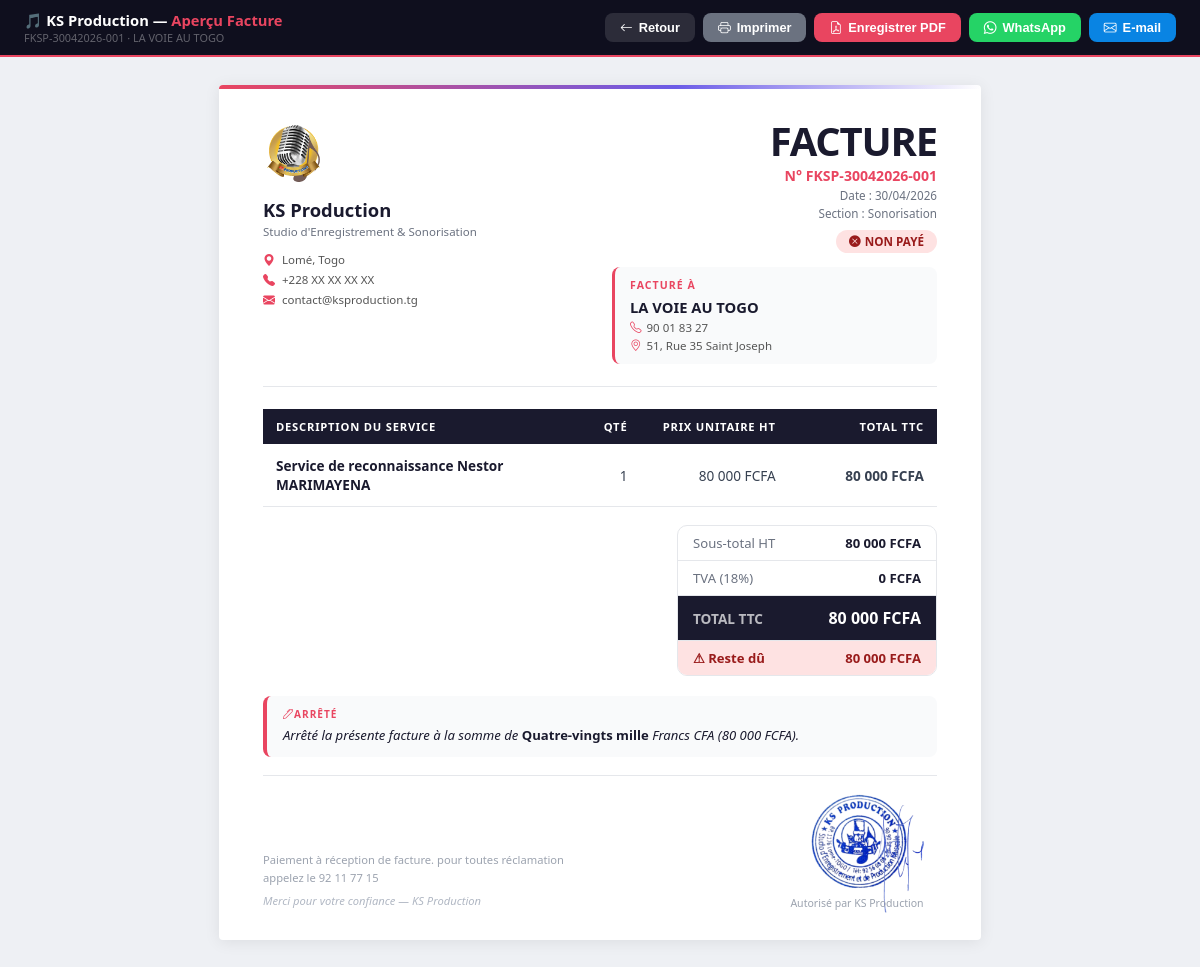
The app's page /factures/apercu/1 (signed in) with its own data.
### database.py (models this page shows)
class Parametres(db.Model):
    __tablename__         = 'parametres'
    id                    = db.Column(db.Integer, primary_key=True)
    nom_entreprise        = db.Column(db.String(100), default='KS Production')
    slogan                = db.Column(db.String(200), default="Studio d'Enregistrement & Sonorisation")
    adresse               = db.Column(db.String(200), default='Lomé, Togo')
    telephone             = db.Column(db.String(50),  default='+228 XX XX XX XX')
    email                 = db.Column(db.String(100), default='contact@ksproduction.tg')
    site_web              = db.Column(db.String(100), default='')
    nif                   = db.Column(db.String(50),  default='')
    rccm                  = db.Column(db.String(50),  default='')
    couleur_principale    = db.Column(db.String(10),  default='#e94560')
    mentions_legales      = db.Column(db.Text, default='Paiement à réception de facture. Tout retard de paiement entraîne des pénalités.')
    coordonnees_bancaires = db.Column(db.Text, default='')
    logo_filename         = db.Column(db.String(200), default='')
    cachet_filename       = db.Column(db.String(200), default='')

class Facture(db.Model):
    __tablename__  = 'factures'
    id             = db.Column(db.Integer, primary_key=True)
    numero         = db.Column(db.String(30), unique=True, nullable=False)
    date           = db.Column(db.DateTime, default=datetime.now)
    nom_client     = db.Column(db.String(100), nullable=False)
    service        = db.Column(db.String(200), nullable=False)
    montant_ttc    = db.Column(db.Float, nullable=False)
    mode_paiement  = db.Column(db.String(50))
    etat_paiement  = db.Column(db.String(20), default='Non Payer')
    type_operation = db.Column(db.String(20), default='Recettes')
    categorie      = db.Column(db.String(20), default='Facture')
    section        = db.Column(db.String(50))
    cree_par       = db.Column(db.String(50))
    montant_paye   = db.Column(db.Float, default=0)
    reste_du       = db.Column(db.Float, default=0)

class Client(db.Model):
    __tablename__ = 'clients'
    id        = db.Column(db.Integer, primary_key=True)
    numero    = db.Column(db.String(20), unique=True)
    nom       = db.Column(db.String(100), nullable=False)
    adresse   = db.Column(db.String(200))
    telephone = db.Column(db.String(20))
    email     = db.Column(db.String(100))
    nif       = db.Column(db.String(50))
    rccm      = db.Column(db.String(50))

class LigneFacture(db.Model):
    __tablename__ = 'lignes_facture'
    id            = db.Column(db.Integer, primary_key=True)
    facture_id    = db.Column(db.Integer, db.ForeignKey('factures.id'), nullable=False)
    service       = db.Column(db.String(200), nullable=False)
    prix_unitaire = db.Column(db.Float, default=0)
    quantite      = db.Column(db.Integer, default=1)
    montant_ht    = db.Column(db.Float, default=0)
    montant_ttc   = db.Column(db.Float, default=0)
    facture       = db.relationship('Facture', backref=db.backref('lignes', lazy=True))

### app.py (the view)
@app.route('/factures/apercu/<int:id>')
def apercu_facture(id):
    if 'username' not in session:
        return redirect(url_for('login'))
    facture = Facture.query.get_or_404(id)
    client  = Client.query.filter_by(nom=facture.nom_client).first()
    params  = Parametres.query.first()
    lignes  = LigneFacture.query.filter_by(facture_id=facture.id).all()
    if not lignes:
        tva_taux   = 18
        montant_ht = round(facture.montant_ttc / (1 + tva_taux / 100), 2)
        lignes_display = [{'service': facture.service, 'quantite': 1, 'prix_unitaire': montant_ht, 'montant_ht': montant_ht, 'montant_ttc': facture.montant_ttc}]
    else:
        lignes_display = [{'service': l.service, 'quantite': l.quantite, 'prix_unitaire': l.prix_unitaire, 'montant_ht': l.montant_ht, 'montant_ttc': l.montant_ttc} for l in lignes]
    tva_taux  = 18
    total_ht  = sum(l['montant_ht'] for l in lignes_display)
    total_tva = round(facture.montant_ttc - total_ht, 2)
    return render_template('apercu_facture.html',
        facture=facture, client=client, params=params, lignes=lignes_display,
        total_ht=f"{total_ht:,.0f}".replace(',', ' '),
        total_tva=f"{total_tva:,.0f}".replace(',', ' '),
        montant_ttc=f"{facture.montant_ttc:,.0f}".replace(',', ' '),
        montant_paye=f"{facture.montant_paye:,.0f}".replace(',', ' '),
        reste_du=f"{facture.reste_du:,.0f}".replace(',', ' '),
        tva_taux=tva_taux, username=session['username'], role=session['role'],
    )

### templates/apercu_facture.html (shortened to what this page needs)
<!DOCTYPE html>
<html lang="fr">
<head>
    <link href="https://cdn.jsdelivr.net/npm/bootstrap-icons@1.10.5/font/bootstrap-icons.css" rel="stylesheet">
</head>
<body>
<div class="toolbar d-print-none">
    <div class="brand">
        🎵 {{ params.nom_entreprise if params else 'KS Production' }} — <em>Aperçu Facture</em>
        <small>{{ facture.numero }} · {{ facture.nom_client }}</small>
    </div>
    <div class="tb-btns">
        <button class="btn-tb btn-back" onclick="fermerFenetre()">
            <i class="bi bi-arrow-left"></i> Retour
        </button>
        <button class="btn-tb btn-print" onclick="window.print()">
            <i class="bi bi-printer"></i> Imprimer
        </button>
        <button class="btn-tb btn-save" id="btnSave" onclick="enregistrerPDF()">
            <i class="bi bi-file-earmark-pdf"></i> Enregistrer PDF
        </button>
        <button class="btn-tb btn-wa" id="btnWA" onclick="partager('whatsapp')">
            <i class="bi bi-whatsapp"></i> WhatsApp
        </button>
        <button class="btn-tb btn-mail" id="btnMail" onclick="partager('email')">
            <i class="bi bi-envelope"></i> E-mail
        </button>
    </div>
</div>
<div class="page-wrap" id="zonePDF">
<div class="facture">
    <div class="top-accent"></div>
    <div class="facture-inner">
        <div class="header">
            <div class="col-left">
                <div class="logo-block">
                    {% if params.logo_filename %}
                        <img src="/static/uploads/{{ params.logo_filename }}" alt="Logo">
                    {% else %}
                        <div class="logo-placeholder">🎵</div>
                    {% endif %}
                    <div class="company-name">{{ params.nom_entreprise }}</div>
                    <div class="company-tagline">{{ params.slogan }}</div>
                </div>
                <div class="company-info">
                    {% if params.adresse %}<div class="info-row"><i class="bi bi-geo-alt-fill"></i> {{ params.adresse }}</div>{% endif %}
                    {% if params.telephone %}<div class="info-row"><i class="bi bi-telephone-fill"></i> {{ params.telephone }}</div>{% endif %}
                    {% if params.email %}<div class="info-row"><i class="bi bi-envelope-fill"></i> {{ params.email }}</div>{% endif %}
                </div>
            </div>
            <div class="col-right">
                <div class="facture-title">FACTURE</div>
                <div class="facture-ref">N° {{ facture.numero }}</div>
                <div class="facture-meta">Date : {{ facture.date.strftime('%d/%m/%Y') }}</div>
                <div class="facture-meta">Section : {{ facture.section or '—' }}</div>
                <div>
                    {% if facture.etat_paiement == 'Payer' %}
                        <span class="badge badge-paye"><i class="bi bi-check-circle-fill"></i> PAYÉ</span>
                    {% elif facture.etat_paiement == 'Partiel' %}
                        <span class="badge badge-partiel"><i class="bi bi-exclamation-circle-fill"></i> PARTIEL</span>
                    {% else %}
                        <span class="badge badge-impaye"><i class="bi bi-x-circle-fill"></i> NON PAYÉ</span>
                    {% endif %}
                </div>
                <div class="client-box">
                    <div class="cb-label">Facturé à</div>
                    <div class="cb-name">{{ facture.nom_client }}</div>
                    {% if client %}
                        {% if client.telephone %}<div class="cb-info"><i class="bi bi-telephone"></i> {{ client.telephone }}</div>{% endif %}
                        {% if client.adresse %}<div class="cb-info"><i class="bi bi-geo-alt"></i> {{ client.adresse }}</div>{% endif %}
                    {% endif %}
                </div>
            </div>
        </div>
        <div class="divider"></div>
        <table class="services">
            <thead>
                <tr>
                    <th style="width:46%; text-align:left;">Description du service</th>
                    <th style="width:10%;">Qté</th>
                    <th style="width:22%;">Prix unitaire HT</th>
                    <th style="width:22%;">Total TTC</th>
                </tr>
            </thead>
            <tbody>
                {% for ligne in lignes %}
                <tr>
                    <td><span class="svc-name">{{ ligne.service }}</span></td>
                    <td>{{ ligne.quantite }}</td>
                    <td>{{ "{:,.0f}".format(ligne.prix_unitaire).replace(',', ' ') }} FCFA</td>
                    <td><strong>{{ "{:,.0f}".format(ligne.montant_ttc).replace(',', ' ') }} FCFA</strong></td>
                </tr>
                {% endfor %}
            </tbody>
        </table>
        <div class="totaux-wrap">
            <div class="totaux">
                <div class="t-row"><span class="t-lbl">Sous-total HT</span><span class="t-val">{{ total_ht }} FCFA</span></div>
                <div class="t-row"><span class="t-lbl">TVA ({{ tva_taux }}%)</span><span class="t-val">{{ total_tva }} FCFA</span></div>
                <div class="t-row ttc"><span class="t-lbl">TOTAL TTC</span><span class="t-val">{{ montant_ttc }} FCFA</span></div>
                {% if facture.reste_du > 0 %}
                <div class="t-row reste"><span class="t-lbl">⚠ Reste dû</span><span class="t-val">{{ reste_du }} FCFA</span></div>
                {% endif %}
            </div>
        </div>
        <div class="arrete-box">
            <div class="arrete-label"><i class="bi bi-pen me-1"></i>Arrêté</div>
            <div class="arrete-text">
                Arrêté la présente facture à la somme de
                <strong id="montantLettres">—</strong>
                Francs CFA ({{ montant_ttc }} FCFA).
            </div>
        </div>
        <div class="footer">
            <div class="mentions">
                {{ params.mentions_legales or 'Paiement à réception de facture. Tout retard de paiement entraîne des pénalités.' }}
                <em>Merci pour votre confiance — {{ params.nom_entreprise }}</em>
            </div>
            <div class="sig-wrap">
                <div {% if params and params.cachet_filename %}style="border:none; background:none; display:flex; align-items:center; justify-content:center; width:160px; height:100px;"{% else %}class="sig-box"{% endif %}>{% if params and params.cachet_filename %}
                        <img src="/static/uploads/{{ params.cachet_filename }}" alt="Cachet"
                             style="max-height:150px; max-width:150px; object-fit:contain; display:block;">
                    {% else %}
                        {% if params and params.cachet_filename %}<img src="/static/uploads/{{ params.cachet_filename }}" alt="Cachet" style="max-height:150px; max-width:150px; object-fit:contain; display:block;">{% else %}Cachet &amp; Signature{% endif %}
                    {% endif %}</div>
                <div class="sig-label">Autorisé par {{ params.nom_entreprise }}</div>
            </div>
        </div>
    </div>
</div>
</div>
</body>
</html>

### records on screen
Parametres: nom_entreprise "KS Production", logo_filename (picture), slogan "Studio d'Enregistrement & Sonorisation", adresse "Lomé, Togo", telephone "+228 XX XX XX XX", email "contact@ksproduction.tg", mentions_legales "Paiement à réception de facture. pour toutes réclamation appelez le 92 11 77 15", cachet_filename (picture)
Facture: numero "FKSP-30042026-001", nom_client "LA VOIE AU TOGO", date "30/04/2026", section "Sonorisation"
Client: telephone "90 01 83 27", adresse "51, Rue 35 Saint Joseph"
LigneFacture: service "Service de reconnaissance Nestor MARIMAYENA", quantite "1", prix_unitaire "80 000", montant_ttc "80 000"

### other values on screen
{{ total_ht }} "80 000"
{{ tva_taux }} "18"
{{ total_tva }} "0"
{{ montant_ttc }} "80 000"
{{ reste_du }} "80 000"
